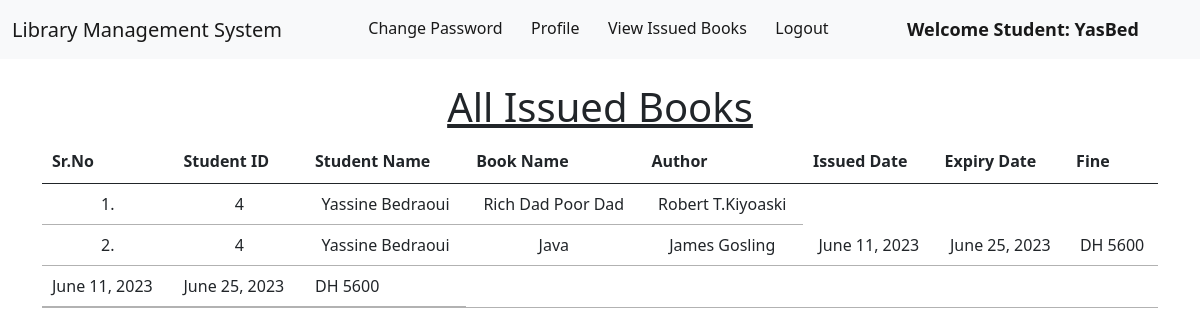
The page /student_issued_books/ (signed in) on the database its author committed.
### library/models.py (models this page shows, shortened)
class Book(models.Model):
    name = models.CharField(max_length=200)
    author = models.CharField(max_length=200)
    isbn = models.PositiveIntegerField()
    category = models.CharField(max_length=50)

class IssuedBook(models.Model):
    student_id = models.CharField(max_length=100, blank=True)
    isbn = models.CharField(max_length=13)
    issued_date = models.DateField(auto_now=True)
    expiry_date = models.DateField(default=expiry)

### library/views.py (the view)
# urls.py: path('student_issued_books/',views.student_issued_books, name='student_issued_books'),
@login_required(login_url='/student_login')
def student_issued_books(request):
    student = Student.objects.filter(user_id =request.user.id)
    issuedBooks = IssuedBook.objects.filter(student_id= student[0].user_id)
    li1 = []
    li2 = []
    for i in issuedBooks:
        books = Book.objects.filter(isbn=i.isbn)
        for book in books:
            t = (request.user.id, request.user.get_full_name, book.name, book.author)
            li1.append(t)
        days=(date.today()-i.issued_date)
        d=days.days
        fine=0
        if d>15:
            day=d-14
            fine=day*5
        t=(issuedBooks[0].issued_date, issuedBooks[0].expiry_date, fine)
        li2.append(t)
    return render(request,'student_issued_books.html',{'li1':li1, 'li2':li2})

### library/templates/student_issued_books.html (shortened to what this page needs)
{% extends 'student_navbar.html' %}
{% load static %}
{% block content %}
<div class="container mt-4">
    <h1 class="text-center"><u>All Issued Books</u></h1>
    <table class="table table-hover" id="example">
        <thead>
            <tr class="text-center">
                <th>Sr.No</th>
                <th>Student ID</th>
                <th>Student Name</th>
                <th>Book Name</th>
                <th>Author</th>
                <th>Issued Date</th>
                <th>Expiry Date</th>
                <th>Fine</th>
            </tr>
        </thead>
        <tbody>
            {% for i in li1 %}
            <tr class="text-center">
                <td>{{forloop.counter}}.</td>
                <td>{{i.0}}</td>
                <td>{{i.1}}</td>
                <td>{{i.2}}</td>
                <td>{{i.3}}</td>
                {% endfor %}
                {% for i in li2 %}
                <td>{{i.0}}</td>
                <td>{{i.1}}</td>
                <td>DH {{i.2}}</td>
            </tr>
            {% endfor %}
        </tbody>
    </table>
    </div>
{% endblock content %}

### library/templates/student_navbar.html (shortened to what this page needs)
<!doctype html>
<html lang="en">
  <head>
    <link href="https://cdn.jsdelivr.net/npm/bootstrap@5.1.0/dist/css/bootstrap.min.css" rel="stylesheet">
    <link rel="stylesheet" href="https://cdn.datatables.net/1.10.25/css/jquery.dataTables.min.css">
    <link rel="stylesheet" href="https://cdn.datatables.net/buttons/1.7.1/css/buttons.dataTables.min.css">
  </head>
  <body>
    <nav class="navbar navbar-expand-lg navbar-light bg-light sticky-top">
        <div class="container-fluid">
          <a class="navbar-brand" href="#">Library Management System</a>
          <div class="collapse navbar-collapse" id="navbarSupportedContent">
            <ul class="navbar-nav me-auto mb-2 mb-lg-0">
              <li class="nav-item">
                <a class="nav-link active" aria-current="page" href="/change_password/">Change Password</a>
              </li>
              <li class="nav-item">
                <a class="nav-link active" aria-current="page" href="/profile/">Profile</a>
              </li>
              <li class="nav-item">
                <a class="nav-link active" aria-current="page" href="/student_issued_books/">View Issued Books</a>
              </li>
              <li class="nav-item">
                <a class="nav-link active" aria-current="page" href="/logout/">Logout</a>
              </li>
              <li class="nav-item">
                <a style="font-weight:600; font-family:'Segoe UI', Tahoma, Geneva, Verdana, sans-serif; font-size: large;" class="nav-link active" href="#">Welcome Student: {{request.user}}</a>
              </li>
            </ul>
          </div>
        </div>
      </nav>
      {% block content %}
      {% endblock content %}
  </body>
</html>

### rows shown on the page
Book: name "Rich Dad Poor Dad", author "Robert T.Kiyoaski"
Book: name "Java", author "James Gosling"
IssuedBook: issued_date "June 11, 2023" "June 11, 2023", expiry_date "June 25, 2023" "June 25, 2023"

### other values the page prints
{{ request.user }} "YasBed"
{{ i.0 }} "4" "4"
{{ i.1 }} "Yassine Bedraoui" "Yassine Bedraoui"
{{ i.2 }} "5600" "5600"
